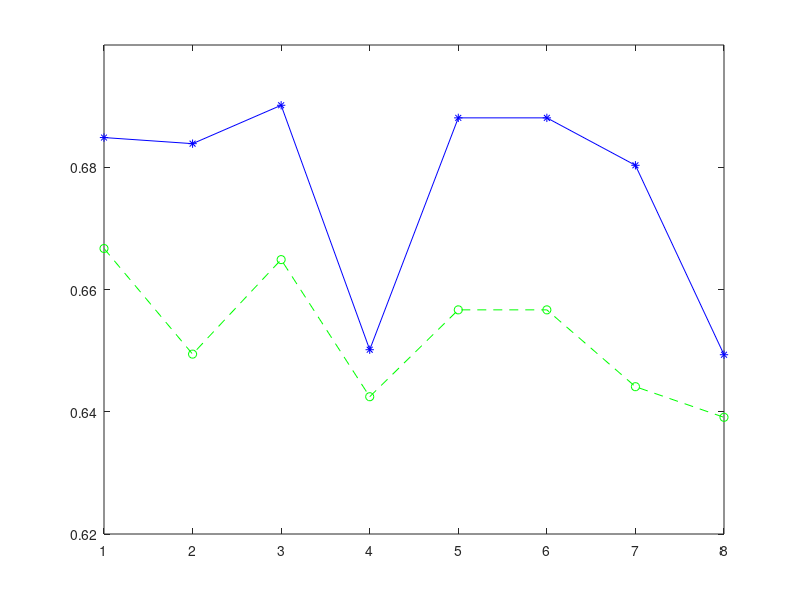

Write the MATLAB code that produced this figure. (Note: this script raises an error after producing the figure.)
data_x = [1 2 3 4 5 6 7 8];
data_y1 = [0.66671 0.64943 0.66489 0.64246 0.65667 0.65667 0.6441 0.63909];
data_y2 = [0.68486 0.68386 0.69014 0.65015 0.68808 0.68808 0.68032 0.64933];

fig = figure; % Create new figure
p = plot(data_x,data_y1,'g--o',data_x,data_y2,'b-*');
ylim([0.62 0.70]);
%grid on
%h = hline(0.6545, 'r', 'BL1');
h = hline(0.6545, 'r:', 'BL1');
legend('No Rank', 'Rank', 'Location', 'south');
xticklabel_rotate([1 2 3 4 5 6 7 8], 90, {'H-VC', 'H-CFC', 'HV-VC', 'HV-CFC', 'V-VC', 'V-CFC', 'VH-VC', 'VH-CFC'}, 'Fontsize',8);

labels1 = {'SVM', 'SVM', 'SVM', 'NB', 'NB', 'NB', 'NB', 'NB'};
text(data_x, data_y1, labels1, 'VerticalAlignment','top','HorizontalAlignment','left', 'FontSize', 8);
%hText1 = text(data_x, data_y1, labels1, 'FontSize', 8);
%set(hText1, 'Rotation', 90, 'VerticalAlignment','top','HorizontalAlignment','left');

labels2 = {'NB(R1)', 'NB(R1)', 'NB(R1)', 'NB(R1-2)', 'NB(R1)', 'NB(R1)', 'NB(R1)', 'NB(R2-1)'};
hText2 = text(data_x, data_y2, labels2, 'FontSize', 8);
set(hText2, 'Rotation', 90, 'VerticalAlignment','top','HorizontalAlignment','left');
 
title({'Comparison of the high scored models with baseline', 'and w/o rank on MIMIC-II Senior(F) Dataset'}, 'FontSize',12,'FontWeight','bold');
ylabel('Fwa score','FontSize',11,'FontWeight','bold');
xlabel('Ensemble Models','FontSize',11,'FontWeight','bold');

set(fig, 'Units', 'Inches');
pos = get(fig, 'Position');
set(fig, 'PaperPositionMode', 'Auto', 'PaperUnits', 'Inches', 'PaperSize', [pos(3), pos(4)]);
print(fig, 'mimic2_seniork1f_high_score', '-dpdf', '-r0');
%print(fig, 'mimic2_seniork1f_high_score', '-dpng');
